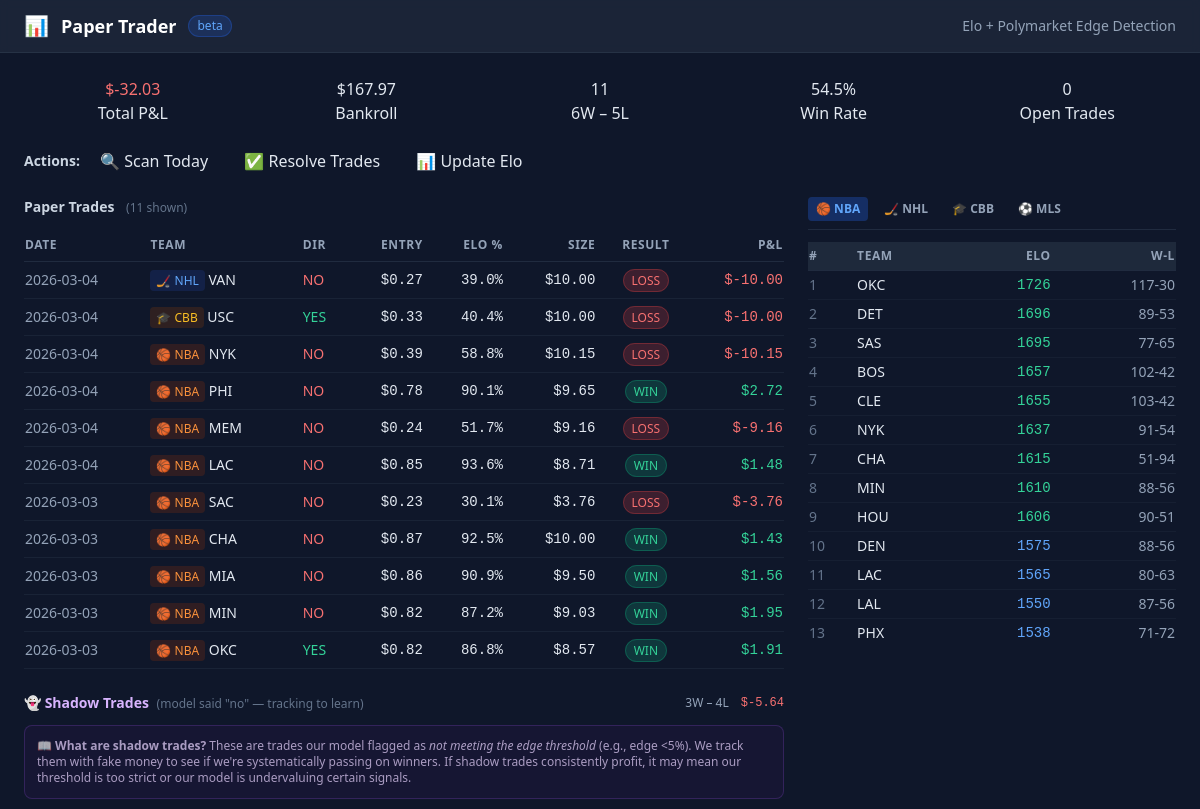
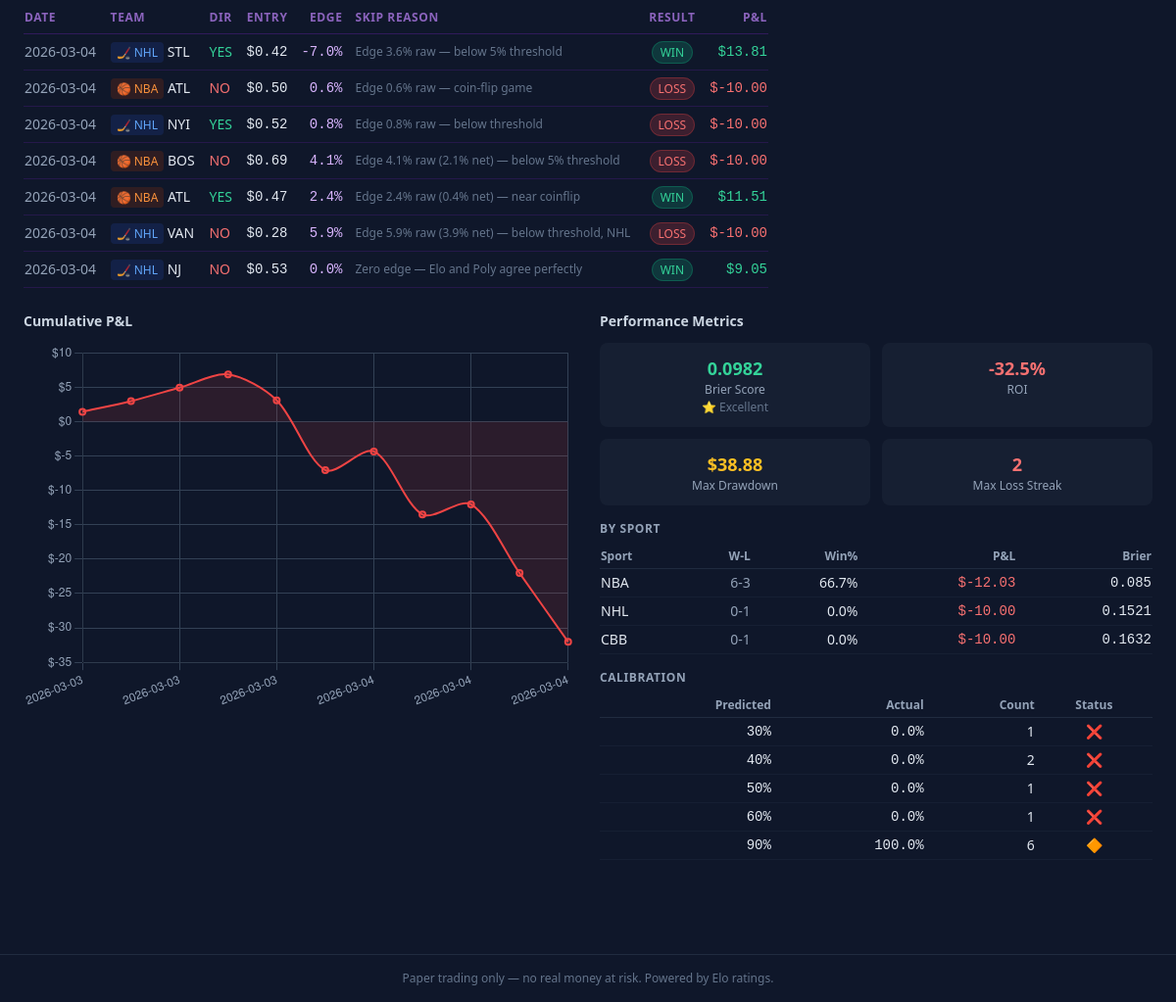
The page / on the database its author committed (2 pictures, top to bottom).
### tables this page shows
CREATE TABLE paper_trades (
            id TEXT PRIMARY KEY,
            date TEXT NOT NULL,
            league TEXT,
            market_slug TEXT,
            team TEXT,
            direction TEXT,
            entry_price REAL,
            elo_probability REAL,
            sportsbook_probability REAL,
            polymarket_price REAL,
            edge_vs_poly REAL,
            edge_vs_sportsbook REAL,
            kelly_fraction REAL,
            paper_amount REAL,
            paper_shares REAL,
            outcome TEXT,
            closing_price REAL,
            pnl REAL,
            resolved_at TEXT,
            created_at TEXT DEFAULT (datetime('now'))
        , data_quality TEXT, model_version TEXT);

CREATE TABLE shadow_trades (
            id TEXT PRIMARY KEY,
            date TEXT NOT NULL,
            league TEXT,
            market_slug TEXT,
            team TEXT,
            direction TEXT,
            entry_price REAL,
            elo_probability REAL,
            sportsbook_probability REAL,
            polymarket_price REAL,
            edge_vs_poly REAL,
            reason_skipped TEXT,
            shadow_amount REAL DEFAULT 10.0,
            shadow_shares REAL,
            outcome TEXT,
            pnl REAL,
            resolved_at TEXT,
            created_at TEXT DEFAULT (datetime('now'))
        );

CREATE TABLE elo_ratings (
            team TEXT NOT NULL,
            league TEXT NOT NULL,
            rating REAL NOT NULL,
            games_played INTEGER DEFAULT 0,
            wins INTEGER DEFAULT 0,
            losses INTEGER DEFAULT 0,
            updated_at TEXT DEFAULT (datetime('now')),
            PRIMARY KEY (team, league)
        );

### app/routes/pages.py (the view)
@router.get("/", response_class=HTMLResponse)
async def dashboard(request: Request):
    stats = db.get_summary_stats()
    trades = db.get_trades(limit=30)
    shadow_trades = db.get_shadow_trades(limit=20)
    shadow_stats = db.get_shadow_stats()
    nba_ratings = db.get_elo_ratings("nba")[:15]
    nhl_ratings = db.get_elo_ratings("nhl")[:15]
    cbb_ratings = db.get_elo_ratings("cbb")[:30]
    mls_ratings = db.get_elo_ratings("mls")[:30]
    calibration, brier = db.get_calibration_data()
    sport_breakdown = db.get_sport_breakdown()
    risk = db.get_risk_metrics()
    return templates.TemplateResponse("dashboard.html", {
        "request": request,
        "stats": stats,
        "trades": trades,
        "shadow_trades": shadow_trades,
        "shadow_stats": shadow_stats,
        "nba_ratings": nba_ratings,
        "nhl_ratings": nhl_ratings,
        "cbb_ratings": cbb_ratings,
        "mls_ratings": mls_ratings,
        "calibration": calibration,
        "brier": brier,
        "sport_breakdown": sport_breakdown,
        "risk": risk,
    })

### app/templates/dashboard.html (shortened to what this page needs)
{% extends "layout.html" %}
{% block content %}
<div class="grid grid-cols-2 md:grid-cols-5 gap-4 mb-6">
  <div class="card text-center">
    <div class="stat-value {% if stats.total_pnl >= 0 %}text-emerald-400{% else %}text-red-400{% endif %}">
      ${{ "%.2f"|format(stats.total_pnl) }}
    </div>
    <div class="stat-label">Total P&L</div>
  </div>
  <div class="card text-center">
    <div class="stat-value">${{ "%.2f"|format(stats.bankroll) }}</div>
    <div class="stat-label">Bankroll</div>
  </div>
  <div class="card text-center">
    <div class="stat-value">{{ stats.resolved }}</div>
    <div class="stat-label">{{ stats.wins }}W – {{ stats.losses }}L</div>
  </div>
  <div class="card text-center">
    <div class="stat-value">{{ "%.1f"|format(stats.win_rate) }}%</div>
    <div class="stat-label">Win Rate</div>
  </div>
  <div class="card text-center">
    <div class="stat-value">{{ stats.open }}</div>
    <div class="stat-label">Open Trades</div>
  </div>
</div>
<div class="card mb-6">
  <div class="flex flex-wrap items-center gap-3">
    <span class="text-sm font-semibold text-slate-300 mr-2">Actions:</span>
    <button class="btn-primary"
            hx-post="/actions/scan" hx-target="#action-output" hx-swap="innerHTML"
            hx-indicator="#scan-spinner">
      <span class="htmx-hide-on-request">🔍 Scan Today</span>
    </button>
    <button class="btn-success"
            hx-post="/actions/resolve" hx-target="#action-output" hx-swap="innerHTML"
            hx-indicator="#resolve-spinner">
      <span class="htmx-hide-on-request">✅ Resolve Trades</span>
    </button>
    <button class="btn-warning"
            hx-post="/actions/update-elo" hx-target="#action-output" hx-swap="innerHTML"
            hx-indicator="#elo-spinner">
      <span class="htmx-hide-on-request">📊 Update Elo</span>
    </button>
  </div>
</div>
<div class="grid grid-cols-1 lg:grid-cols-3 gap-6 mb-6">
  <div class="lg:col-span-2">
    <div class="card" id="trades-panel">
      {% include "partials/trades_table.html" %}
    </div>
    {% if shadow_trades %}
    <div class="card mt-6 border-dashed border-purple-500/40" id="shadow-panel">
      {% include "partials/shadow_trades.html" %}
    </div>
    {% endif %}
  </div>
  <div>
    {% include "partials/elo_ratings.html" %}
  </div>
</div>
<div class="grid grid-cols-1 lg:grid-cols-2 gap-6 mb-6">
  <div class="card">
    <h3 class="text-sm font-semibold text-slate-300 mb-3">Cumulative P&L</h3>
    <canvas id="pnl-chart" height="200"></canvas>
  </div>
  <div class="card" id="performance-panel">
    {% include "partials/performance.html" %}
  </div>
</div>
{% endblock %}
{% block scripts %}
<script>
  // P&L Chart
  fetch('/api/pnl').then(r => r.json()).then(data => {
    if (!data.length) return;
    const ctx = document.getElementById('pnl-chart');
    new Chart(ctx, {
      type: 'line',
      data: {
        labels: data.map(d => d.date),
        datasets: [{
          label: 'Cumulative P&L ($)',
          data: data.map(d => d.cumulative),
          borderColor: data[data.length-1].cumulative >= 0 ? '#22c55e' : '#ef4444',
          backgroundColor: (data[data.length-1].cumulative >= 0 ? '#22c55e' : '#ef4444') + '20',
          fill: true,
          tension: 0.3,
          pointRadius: 3,
          borderWidth: 2,
        }]
      },
      options: {
        responsive: true,
        plugins: {
          legend: { display: false },
        },
        scales: {
          x: { ticks: { color: '#94a3b8', maxTicksLimit: 10 }, grid: { color: '#334155' } },
          y: { ticks: { color: '#94a3b8', callback: v => '$' + v }, grid: { color: '#334155' } },
        }
      }
    });
  });
  // Refresh panels after any action
  document.body.addEventListener('htmx:afterRequest', function(e) {
    if (e.detail.target.id === 'action-output') {
      htmx.ajax('GET', '/partials/trades', {target: '#trades-panel', swap: 'innerHTML'});
      htmx.ajax('GET', '/partials/performance', {target: '#performance-panel', swap: 'innerHTML'});
    }
  });
</script>
{% endblock %}

### app/templates/partials/trades_table.html (shortened to what this page needs)
<h3 class="text-sm font-semibold text-slate-300 mb-3">
  Paper Trades
  <span class="text-xs text-slate-500 font-normal ml-2">({{ trades|length }} shown)</span>
</h3>
<div class="overflow-x-auto">
  <table class="w-full text-sm">
    <thead>
      <tr class="text-xs text-slate-400 uppercase tracking-wider border-b border-slate-700/50">
        <th class="text-left py-2 pr-3">Date</th>
        <th class="text-left py-2 pr-3">Team</th>
        <th class="text-left py-2 pr-3">Dir</th>
        <th class="text-right py-2 pr-3">Entry</th>
        <th class="text-right py-2 pr-3">Elo %</th>
        <th class="text-right py-2 pr-3">Size</th>
        <th class="text-center py-2 pr-3">Result</th>
        <th class="text-right py-2">P&L</th>
      </tr>
    </thead>
    <tbody>
      {% for t in trades %}
      <tr class="border-b border-slate-700/30 hover:bg-surface-hover/50 transition-colors">
        <td class="py-2 pr-3 text-slate-400">{{ t.date }}</td>
        <td class="py-2 pr-3 font-medium">
          <span class="text-xs px-1.5 py-0.5 rounded
            {% if t.league == 'nba' %}bg-orange-900/30 text-orange-400
            {% elif t.league == 'nhl' %}bg-blue-900/30 text-blue-400
            {% elif t.league == 'cbb' %}bg-amber-900/30 text-amber-400
            {% elif t.league == 'mls' %}bg-green-900/30 text-green-400
            {% else %}bg-slate-700 text-slate-300{% endif %}
          ">{% if t.league == 'nba' %}🏀{% elif t.league == 'nhl' %}🏒{% elif t.league == 'cbb' %}🎓{% elif t.league == 'mls' %}⚽{% endif %} {{ t.league|upper }}</span>
          {{ t.team }}
        </td>
        <td class="py-2 pr-3">
          {% if t.direction == 'YES' %}
            <span class="text-emerald-400 font-medium">YES</span>
          {% else %}
            <span class="text-red-400 font-medium">NO</span>
          {% endif %}
        </td>
        <td class="py-2 pr-3 text-right font-mono">${{ "%.2f"|format(t.entry_price) }}</td>
        <td class="py-2 pr-3 text-right font-mono">{{ "%.1f"|format(t.elo_probability * 100) }}%</td>
        <td class="py-2 pr-3 text-right font-mono">${{ "%.2f"|format(t.paper_amount) }}</td>
        <td class="py-2 pr-3 text-center">
          {% if t.outcome == 'WIN' %}
            <span class="text-xs px-2 py-0.5 rounded-full bg-emerald-500/20 text-emerald-400 border border-emerald-500/30">WIN</span>
          {% elif t.outcome == 'LOSS' %}
            <span class="text-xs px-2 py-0.5 rounded-full bg-red-500/20 text-red-400 border border-red-500/30">LOSS</span>
          {% else %}
            <span class="text-xs px-2 py-0.5 rounded-full bg-blue-500/20 text-blue-400 border border-blue-500/30">OPEN</span>
          {% endif %}
        </td>
        <td class="py-2 text-right font-mono">
          {% if t.pnl is not none %}
            <span class="{% if t.pnl >= 0 %}text-emerald-400{% else %}text-red-400{% endif %}">
              {{ "$%.2f"|format(t.pnl) }}
            </span>
          {% else %}
            <span class="text-slate-500">—</span>
          {% endif %}
        </td>
      </tr>
      {% endfor %}
    </tbody>
  </table>
</div>

### app/templates/partials/shadow_trades.html
<div class="flex items-center gap-2 mb-3">
  <h3 class="text-sm font-semibold text-purple-300">
    👻 Shadow Trades
    <span class="text-xs text-slate-500 font-normal ml-1">(model said "no" — tracking to learn)</span>
  </h3>
  {% if shadow_stats.resolved > 0 %}
  <div class="ml-auto flex items-center gap-3 text-xs">
    <span class="text-slate-400">{{ shadow_stats.wins }}W – {{ shadow_stats.losses }}L</span>
    <span class="{% if shadow_stats.total_pnl >= 0 %}text-emerald-400{% else %}text-red-400{% endif %} font-mono">
      ${{ "%.2f"|format(shadow_stats.total_pnl) }}
    </span>
  </div>
  {% endif %}
</div>
<div class="bg-purple-900/10 border border-purple-500/20 rounded-lg p-3 mb-3 text-xs text-purple-200/70">
  <strong>📖 What are shadow trades?</strong> These are trades our model flagged as <em>not meeting the edge threshold</em>
  (e.g., edge &lt;5%). We track them with fake money to see if we're systematically passing on winners.
  If shadow trades consistently profit, it may mean our threshold is too strict or our model is undervaluing certain signals.
</div>
<div class="overflow-x-auto">
  <table class="w-full text-sm">
    <thead>
      <tr class="text-xs text-purple-400/70 uppercase tracking-wider border-b border-purple-700/30">
        <th class="text-left py-2 pr-3">Date</th>
        <th class="text-left py-2 pr-3">Team</th>
        <th class="text-left py-2 pr-3">Dir</th>
        <th class="text-right py-2 pr-3">Entry</th>
        <th class="text-right py-2 pr-3">Edge</th>
        <th class="text-left py-2 pr-3">Skip Reason</th>
        <th class="text-center py-2 pr-3">Result</th>
        <th class="text-right py-2">P&L</th>
      </tr>
    </thead>
    <tbody>
      {% for t in shadow_trades %}
      <tr class="border-b border-purple-700/20 hover:bg-purple-900/20 transition-colors">
        <td class="py-2 pr-3 text-slate-400">{{ t.date }}</td>
        <td class="py-2 pr-3 font-medium">
          <span class="text-xs px-1.5 py-0.5 rounded
            {% if t.league == 'nba' %}bg-orange-900/30 text-orange-400
            {% elif t.league == 'nhl' %}bg-blue-900/30 text-blue-400
            {% elif t.league == 'cbb' %}bg-amber-900/30 text-amber-400
            {% elif t.league == 'mls' %}bg-green-900/30 text-green-400
            {% else %}bg-slate-700 text-slate-300{% endif %}
          ">{% if t.league == 'nba' %}🏀{% elif t.league == 'nhl' %}🏒{% elif t.league == 'cbb' %}🎓{% elif t.league == 'mls' %}⚽{% endif %} {{ t.league|upper }}</span>
          {{ t.team }}
        </td>
        <td class="py-2 pr-3">
          {% if t.direction == 'YES' %}
            <span class="text-emerald-400 font-medium">YES</span>
          {% else %}
            <span class="text-red-400 font-medium">NO</span>
          {% endif %}
        </td>
        <td class="py-2 pr-3 text-right font-mono">${{ "%.2f"|format(t.entry_price) }}</td>
        <td class="py-2 pr-3 text-right font-mono text-purple-300">
          {% if t.edge_vs_poly is defined and t.edge_vs_poly is not none %}{{ "%.1f"|format(t.edge_vs_poly * 100) }}%{% else %}—{% endif %}
        </td>
        <td class="py-2 pr-3 text-xs text-slate-500">
          {% if t.reason_skipped is defined and t.reason_skipped %}{{ t.reason_skipped }}{% else %}Below threshold{% endif %}
        </td>
        <td class="py-2 pr-3 text-center">
          {% if t.outcome == 'WIN' %}
            <span class="text-xs px-2 py-0.5 rounded-full bg-emerald-500/20 text-emerald-400 border border-emerald-500/30">WIN</span>
          {% elif t.outcome == 'LOSS' %}
            <span class="text-xs px-2 py-0.5 rounded-full bg-red-500/20 text-red-400 border border-red-500/30">LOSS</span>
          {% else %}
            <span class="text-xs px-2 py-0.5 rounded-full bg-purple-500/20 text-purple-400 border border-purple-500/30">OPEN</span>
          {% endif %}
        </td>
        <td class="py-2 text-right font-mono">
          {% if t.pnl is not none %}
            <span class="{% if t.pnl >= 0 %}text-emerald-400{% else %}text-red-400{% endif %}">
              {{ "$%.2f"|format(t.pnl) }}
            </span>
          {% else %}
            <span class="text-slate-500">—</span>
          {% endif %}
        </td>
      </tr>
      {% endfor %}
    </tbody>
  </table>
</div>

### app/templates/partials/elo_ratings.html (shortened to what this page needs)
<div class="card mb-4">
  <div class="flex gap-2 mb-3 border-b border-slate-700/50 pb-2">
    <button class="elo-tab text-xs px-2 py-1 rounded font-semibold bg-blue-600/30 text-blue-400" data-league="nba" onclick="showEloTab('nba')">🏀 NBA</button>
    <button class="elo-tab text-xs px-2 py-1 rounded font-semibold text-slate-400 hover:text-slate-300" data-league="nhl" onclick="showEloTab('nhl')">🏒 NHL</button>
    <button class="elo-tab text-xs px-2 py-1 rounded font-semibold text-slate-400 hover:text-slate-300" data-league="cbb" onclick="showEloTab('cbb')">🎓 CBB</button>
    <button class="elo-tab text-xs px-2 py-1 rounded font-semibold text-slate-400 hover:text-slate-300" data-league="mls" onclick="showEloTab('mls')">⚽ MLS</button>
  </div>
  {% for league_key, league_data, league_label in [
    ('nba', nba_ratings, 'NBA'),
    ('nhl', nhl_ratings, 'NHL'),
    ('cbb', cbb_ratings, 'CBB'),
    ('mls', mls_ratings, 'MLS'),
  ] %}
  <div id="elo-{{ league_key }}" class="elo-panel {% if league_key != 'nba' %}hidden{% endif %}">
    <div class="overflow-x-auto" style="max-height: 400px; overflow-y: auto;">
      <table class="w-full text-sm">
        <thead class="sticky top-0 bg-slate-800">
          <tr class="text-xs text-slate-400 uppercase tracking-wider border-b border-slate-700/50">
            <th class="text-left py-1.5">#</th>
            <th class="text-left py-1.5">Team</th>
            <th class="text-right py-1.5">Elo</th>
            <th class="text-right py-1.5">W-L</th>
          </tr>
        </thead>
        <tbody>
          {% for r in league_data %}
          {% if loop.index <= 30 %}
          <tr class="border-b border-slate-700/20 hover:bg-surface-hover/50">
            <td class="py-1 text-slate-500">{{ loop.index }}</td>
            <td class="py-1 font-medium">{{ r.team }}</td>
            <td class="py-1 text-right font-mono
              {% if r.rating > 1600 %}text-emerald-400
              {% elif r.rating > 1500 %}text-blue-400
              {% elif r.rating > 1400 %}text-slate-300
              {% else %}text-red-400{% endif %}
            ">{{ "%.0f"|format(r.rating) }}</td>
            <td class="py-1 text-right text-slate-400">{{ r.wins }}-{{ r.losses }}</td>
          </tr>
          {% endif %}
          {% endfor %}
        </tbody>
      </table>
    </div>
  </div>
  {% endfor %}
</div>

### rows shown on the page
paper_trades: date "2026-03-04", league "NHL", team "VAN", direction "NO", entry_price "0.27", t.elo_probability*100 "39.0", paper_amount "10.00", outcome "LOSS", pnl "$-10.00"
paper_trades: date "2026-03-04", league "CBB", team "USC", direction "YES", entry_price "0.33", t.elo_probability*100 "40.4", paper_amount "10.00", outcome "LOSS", pnl "$-10.00"
paper_trades: date "2026-03-04", league "NBA", team "NYK", direction "NO", entry_price "0.39", t.elo_probability*100 "58.8", paper_amount "10.15", outcome "LOSS", pnl "$-10.15"
paper_trades: date "2026-03-04", league "NBA", team "PHI", direction "NO", entry_price "0.78", t.elo_probability*100 "90.1", paper_amount "9.65", outcome "WIN", pnl "$2.72"
paper_trades: date "2026-03-04", league "NBA", team "MEM", direction "NO", entry_price "0.24", t.elo_probability*100 "51.7", paper_amount "9.16", outcome "LOSS", pnl "$-9.16"
paper_trades: date "2026-03-04", league "NBA", team "LAC", direction "NO", entry_price "0.85", t.elo_probability*100 "93.6", paper_amount "8.71", outcome "WIN", pnl "$1.48"
paper_trades: date "2026-03-03", league "NBA", team "SAC", direction "NO", entry_price "0.23", t.elo_probability*100 "30.1", paper_amount "3.76", outcome "LOSS", pnl "$-3.76"
paper_trades: date "2026-03-03", league "NBA", team "CHA", direction "NO", entry_price "0.87", t.elo_probability*100 "92.5", paper_amount "10.00", outcome "WIN", pnl "$1.43"
paper_trades: date "2026-03-03", league "NBA", team "MIA", direction "NO", entry_price "0.86", t.elo_probability*100 "90.9", paper_amount "9.50", outcome "WIN", pnl "$1.56"
paper_trades: date "2026-03-03", league "NBA", team "MIN", direction "NO", entry_price "0.82", t.elo_probability*100 "87.2", paper_amount "9.03", outcome "WIN", pnl "$1.95"
paper_trades: date "2026-03-03", league "NBA", team "OKC", direction "YES", entry_price "0.82", t.elo_probability*100 "86.8", paper_amount "8.57", outcome "WIN", pnl "$1.91"
shadow_trades: date "2026-03-04", league "NHL", team "STL", direction "YES", entry_price "0.42", t.edge_vs_poly*100 "-7.0", reason_skipped "Edge 3.6% raw — below 5% threshold", outcome "WIN", pnl "$13.81"
shadow_trades: date "2026-03-04", league "NBA", team "ATL", direction "NO", entry_price "0.50", t.edge_vs_poly*100 "0.6", reason_skipped "Edge 0.6% raw — coin-flip game", outcome "LOSS", pnl "$-10.00"
shadow_trades: date "2026-03-04", league "NHL", team "NYI", direction "YES", entry_price "0.52", t.edge_vs_poly*100 "0.8", reason_skipped "Edge 0.8% raw — below threshold", outcome "LOSS", pnl "$-10.00"
shadow_trades: date "2026-03-04", league "NBA", team "BOS", direction "NO", entry_price "0.69", t.edge_vs_poly*100 "4.1", reason_skipped "Edge 4.1% raw (2.1% net) — below 5% threshold", outcome "LOSS", pnl "$-10.00"
shadow_trades: date "2026-03-04", league "NBA", team "ATL", direction "YES", entry_price "0.47", t.edge_vs_poly*100 "2.4", reason_skipped "Edge 2.4% raw (0.4% net) — near coinflip", outcome "WIN", pnl "$11.51"
shadow_trades: date "2026-03-04", league "NHL", team "VAN", direction "NO", entry_price "0.28", t.edge_vs_poly*100 "5.9", reason_skipped "Edge 5.9% raw (3.9% net) — below threshold, NHL", outcome "LOSS", pnl "$-10.00"
shadow_trades: date "2026-03-04", league "NHL", team "NJ", direction "NO", entry_price "0.53", t.edge_vs_poly*100 "0.0", reason_skipped "Zero edge — Elo and Poly agree perfectly", outcome "WIN", pnl "$9.05"
elo_ratings: team "OKC", rating "1726", wins "117", losses "30"
elo_ratings: team "DET", rating "1696", wins "89", losses "53"
elo_ratings: team "SAS", rating "1695", wins "77", losses "65"
elo_ratings: team "BOS", rating "1657", wins "102", losses "42"
elo_ratings: team "CLE", rating "1655", wins "103", losses "42"
elo_ratings: team "NYK", rating "1637", wins "91", losses "54"
elo_ratings: team "CHA", rating "1615", wins "51", losses "94"
elo_ratings: team "MIN", rating "1610", wins "88", losses "56"
elo_ratings: team "HOU", rating "1606", wins "90", losses "51"
elo_ratings: team "DEN", rating "1575", wins "88", losses "56"
elo_ratings: team "LAC", rating "1565", wins "80", losses "63"
elo_ratings: team "LAL", rating "1550", wins "87", losses "56"
elo_ratings: team "PHX", rating "1538", wins "71", losses "72"

### other values the page prints
{{ "%.2f"|format(stats.total_pnl) }} "-32.03"
{{ "%.2f"|format(stats.bankroll) }} "167.97"
{{ stats.resolved }} "11"
{{ stats.wins }} "6"
{{ stats.losses }} "5"
{{ "%.1f"|format(stats.win_rate) }} "54.5"
{{ stats.open }} "0"
{{ trades|length }} "11"
{{ shadow_stats.wins }} "3"
{{ shadow_stats.losses }} "4"
{{ "%.2f"|format(shadow_stats.total_pnl) }} "-5.64"
{{ brier }} "0.0982"
{{ "%.1f"|format(stats.roi) }} "-32.5"
{{ "%.2f"|format(risk.max_drawdown) }} "38.88"
{{ risk.max_loss_streak }} "2"
